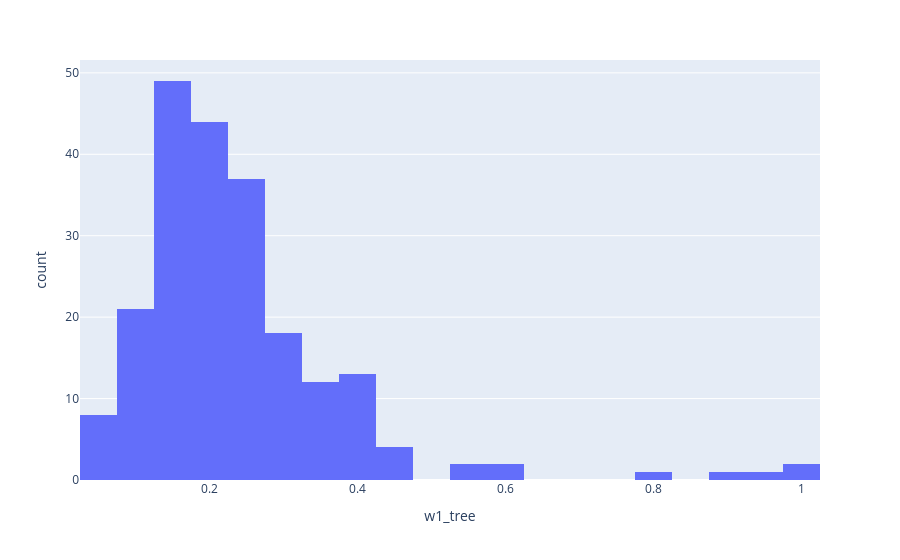

The notebook cell saved with this chart:
### Code cell
px.histogram(df_stats, x="w1_tree")

### Figure 1 — Plotly figure (JSON) as saved in the notebook; plotly's stock layout.template omitted (floating-point values rounded to 4 significant figures; data arrays with more than 128 entries replaced by an {"elided": "..."} marker saying what was removed)
{"data": [{"bingroup": "x", "hovertemplate": "w1_tree=%{x}<br>count=%{y}<extra></extra>", "legendgroup": "", "marker": {"color": "#636efa", "pattern": {"shape": ""}}, "name": "", "orientation": "v", "showlegend": false, "x": {"elided": "217 float values"}, "xaxis": "x", "yaxis": "y", "type": "histogram"}], "layout": {"xaxis": {"anchor": "y", "domain": [0.0, 1.0], "title": {"text": "w1_tree"}}, "yaxis": {"anchor": "x", "domain": [0.0, 1.0], "title": {"text": "count"}}, "legend": {"tracegroupgap": 0}, "margin": {"t": 60}, "barmode": "relative"}}
